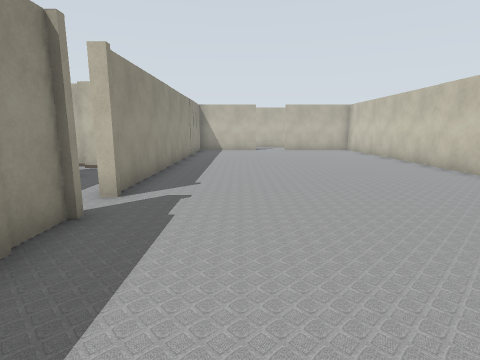
View 1 (above)

20 first-person views from a walk through a Gazebo world. The camera is 1.3 m above the floor, tilts 10° down and sees 80° across. Floor lines are 1 m apart. The floor is counted in squares, 1 m on a side. Each view is taken from the middle of a square. On the plan, view 1 faces up. The plan holds only what a view shows up to about 13 squares ahead; the rest is blank. The place goes on beyond the plan. Robots are left out. Simple patterns stand in for the simulator's built-in surfaces.

View 2
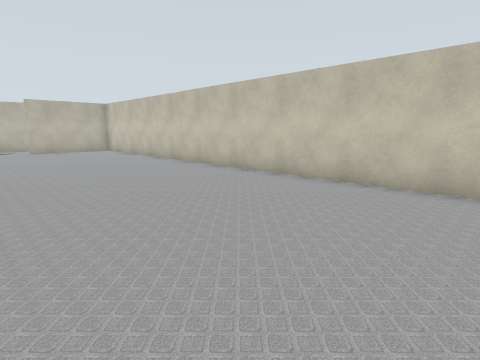

View 3
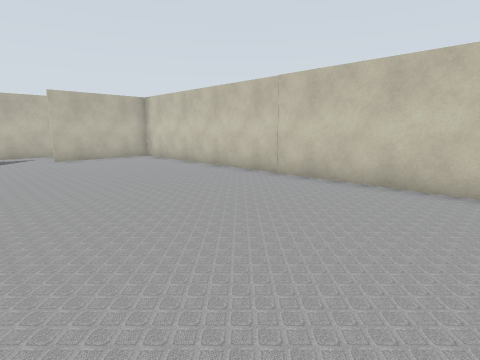

View 4
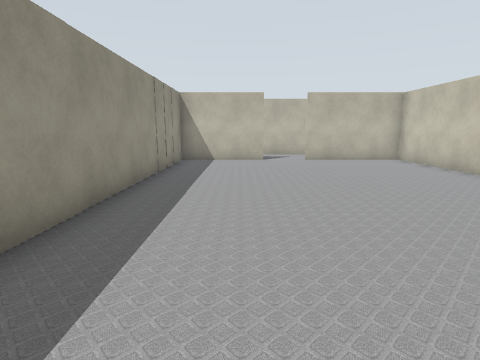

View 5
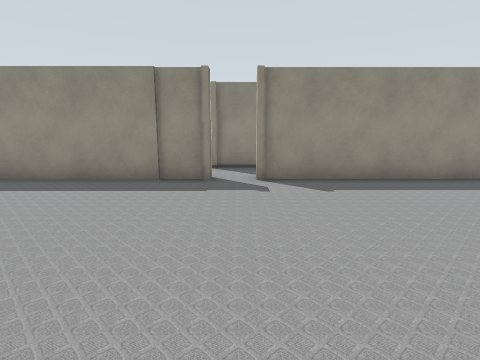

View 6
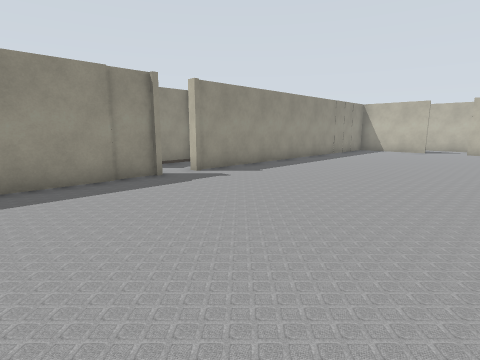

View 7
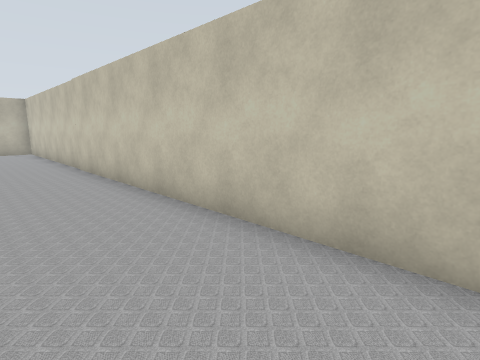

View 8
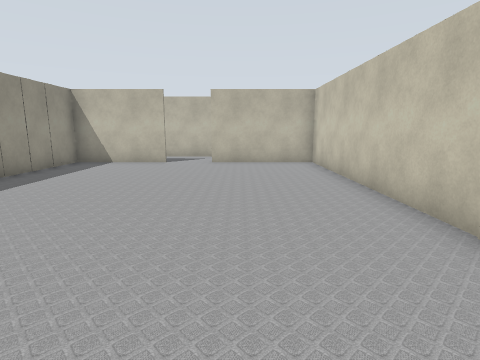

View 9
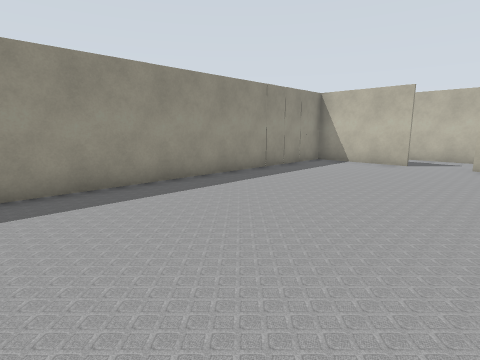

View 10
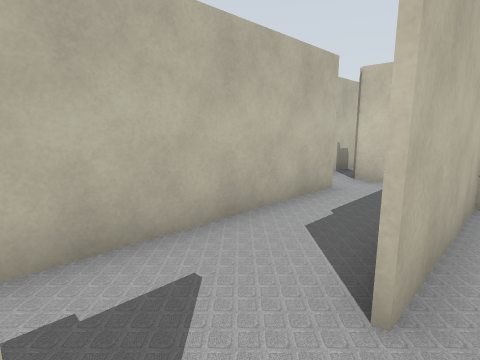

View 11
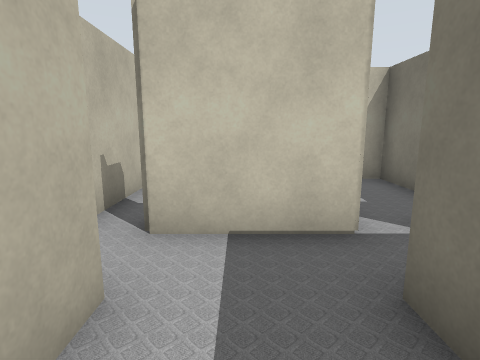

View 12
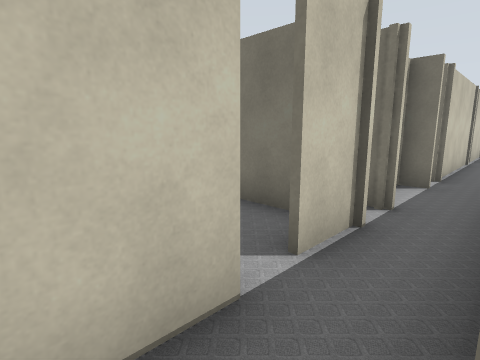

View 13
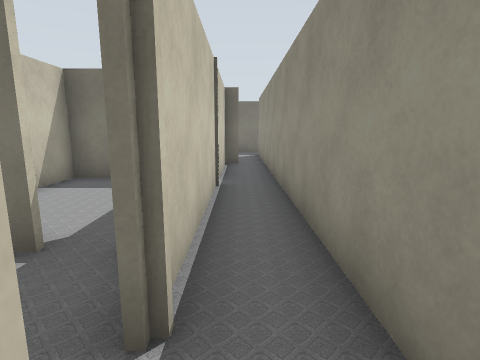

View 14
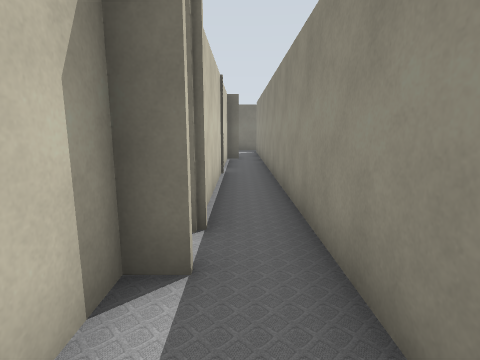

View 15
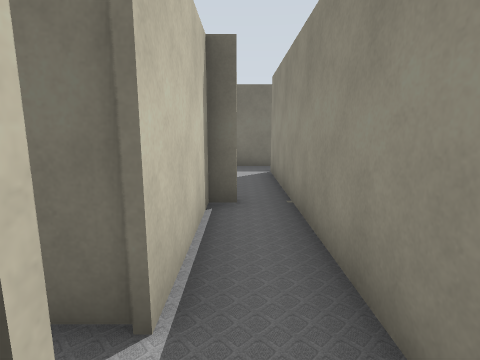

View 16
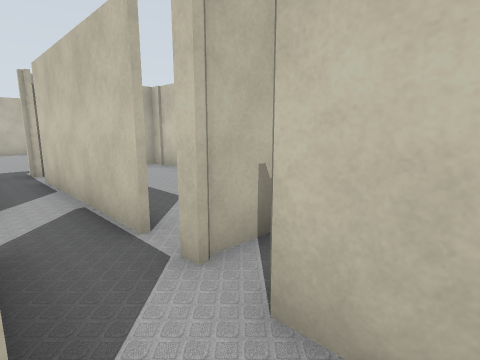

View 17
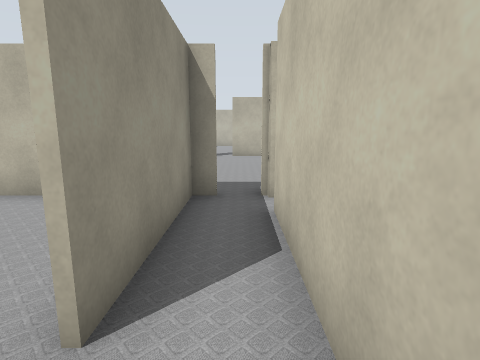

View 18
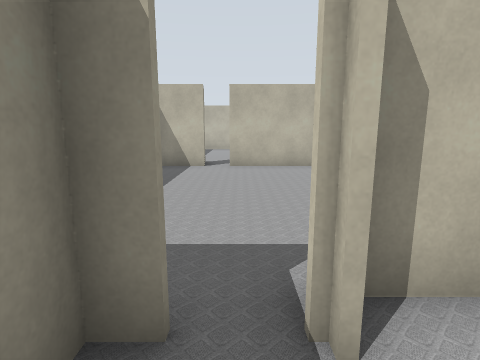

View 19
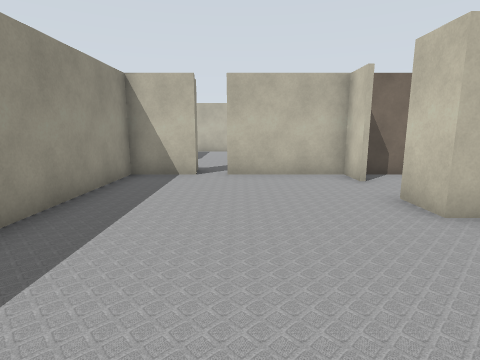

View 20
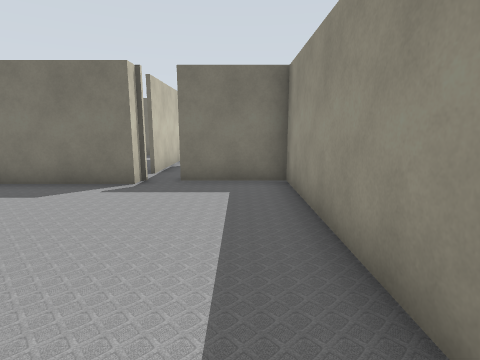

### Floor plan
Points are (right, up) in squares from view 1. A wall is a line through its corners. A room is listed if a view was taken in it or the views show most of it. See-through windows are left out.
Room 1 (views 1, 2, 3, 4, 5, 6, 7, 8, 9, 10)
walls: (-2.9, 4.2) (-2.5, 4.2) (-2.5, -0.5); (1.1, 18.5) (-2.5, 18.5) (-2.5, 5.4); (6.9, 0.1) (6.9, 18.5) (2.8, 18.5)
ways out: opening at (-3, 5) to room 2; opening at (2, 19) to room 2
Room 2 (views 11, 12, 16)
walls: (-4.8, 9.7) (-5.4, 9.7); (-4.9, 7) (-4.9, 4.1); (6.2, 18.7) (7.1, 18.7); (7.1, 21.1) (0.4, 21.1); (8.4, 19.6) (8.4, 21.2)
ways out: opening at (-3, 5) to room 1; opening at (2, 19) to room 1; opening at (8, 19) to room 3; opening at (8, 21.5) to room 5; opening at (-4, 4)
Room 3 (views 13, 14)
walls: (8.4, 16) (8.4, 17.6); (7, 14) (7, 12.5); (8.4, 18.4) (8.4, 19.6); (9.1, 12.6) (9.1, 14)
ways out: opening at (8, 19) to room 2; opening at (8, 13) to room 4; opening at (9, 18); gap at (9, 15)
Room 4 (view 15)
walls: (8.4, 6.1) (8.4, 10.9); (7, 12.5) (7, -0.5); (8, 2) (8.4, 2) (8.4, 5.3)
ways out: opening at (8, 13) to room 3; opening at (9, 12)
Room 5 (views 17, 18)
walls: (8.4, 23.2) (8.4, 28.6); (8.4, 22.2) (8.4, 22.5); (7.6, 29.6) (7, 29.6) (7, 25.5)
ways out: opening at (8, 21.5) to room 2; opening at (8, 30) to room 6; opening at (7, 24.5); opening at (9, 23); opening at (9, 29); gap at (9, 21)
Room 6 (views 19, 20)
walls: (11.5, 34.1) (11.1, 34.1) (11.1, 35.4); (11.1, 37.1) (11.1, 38.3) (7.6, 38.3); (6.6, 38.3) (4.8, 38.3) (4.8, 29.7) (7.6, 29.7); (8.4, 29.4) (8.4, 30.2) (11.5, 30.2)
ways out: opening at (8, 30) to room 5

Where each view was taken, in squares from view 1:
view 1: 0 up, 0 right, facing up
view 2: 0 up, 0 right, facing up-right
view 3: 5 up, 0 right, facing up-right
view 4: 6 up, 0 right, facing up
view 5: 5 up, 5 right, facing left
view 6: 0 up, 5 right, facing up-left
view 7: 0 up, 4 right, facing up-right
view 8: 7 up, 4 right, facing up
view 9: 7 up, 4 right, facing up-left
view 10: 18 up, 1 right, facing up-right
view 11: 20 up, 5 right, facing right
view 12: 20 up, 7 right, facing down-right
view 13: 13 up, 8 right, facing down
view 14: 15 up, 8 right, facing down
view 15: 7 up, 8 right, facing down
view 16: 20 up, 7 right, facing up-right
view 17: 24 up, 8 right, facing up
view 18: 28 up, 8 right, facing up
view 19: 30 up, 8 right, facing up
view 20: 37 up, 6 right, facing down
